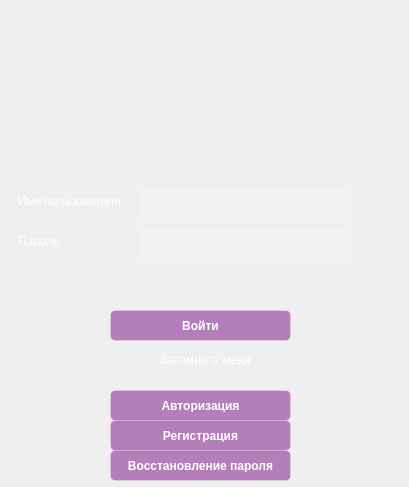
<?xml version="1.0" encoding="UTF-8"?>
<ui version="4.0">
 <class>Dialog</class>
 <widget class="QDialog" name="Dialog">
  <property name="geometry">
   <rect>
    <x>0</x>
    <y>0</y>
    <width>409</width>
    <height>487</height>
   </rect>
  </property>
  <property name="windowTitle">
   <string>Авторизация</string>
  </property>
  <property name="styleSheet">
   <string notr="true">QWidget {
    background-color: qlineargradient(
        spread:pad, 
        x1:1, y1:1, x2:0, y2:0, 
        stop:0 rgba(81, 0, 135, 255), 
        stop:0.427447 rgba(41, 61, 132, 235), 
        stop:1 rgba(155, 79, 165, 255)
    );
    font-family: 'Consolas';
    color: white;
}
QCheckBox {
	background: transparent;
}
QLabel {
    font-size: 12px;
    color: white;
    padding: 5px;
	background: transparent;
}
QLineEdit {
    background-color: rgba(255, 255, 255, 0.1);
    border: 1px solid rgba(255, 255, 255, 0.3);
    border-radius: 5px;
    padding: 8px;
    color: white;
    font-size: 14px;
    selection-background-color: rgba(155, 79, 165, 150);
}
QLineEdit:focus {
    border: 1px solid rgba(155, 79, 165, 200);
    background-color: rgba(255, 255, 255, 0.15);
}

QLineEdit::placeholder {
    color: rgba(255, 255, 255, 0.5);
}

QPushButton {
    background-color: rgba(155, 79, 165, 180);
    border: 1px solid rgba(255, 255, 255, 0.2);
    border-radius: 5px;
    padding: 8px 16px;
    color: white;
    font-weight: bold;
}
QPushButton:hover {
    background-color: rgba(155, 79, 165, 220);
}

QPushButton:pressed {
    background-color: rgba(81, 0, 135, 200);
}

QPushButton:disabled {
    background-color: rgba(155, 79, 165, 80);
    color: rgba(255, 255, 255, 0.5);
}
QStackedWidget {
	background: transparent;
	border: none;
}</string>
  </property>
  <widget class="QStackedWidget" name="stackedWidget">
   <property name="geometry">
    <rect>
     <x>0</x>
     <y>50</y>
     <width>401</width>
     <height>331</height>
    </rect>
   </property>
   <property name="currentIndex">
    <number>0</number>
   </property>
   <widget class="QWidget" name="page">
    <widget class="QLineEdit" name="authUsernameLine">
     <property name="geometry">
      <rect>
       <x>140</x>
       <y>140</y>
       <width>211</width>
       <height>31</height>
      </rect>
     </property>
    </widget>
    <widget class="QLineEdit" name="authPassLine">
     <property name="geometry">
      <rect>
       <x>140</x>
       <y>180</y>
       <width>211</width>
       <height>31</height>
      </rect>
     </property>
    </widget>
    <widget class="QLabel" name="label">
     <property name="geometry">
      <rect>
       <x>10</x>
       <y>140</y>
       <width>121</width>
       <height>21</height>
      </rect>
     </property>
     <property name="text">
      <string>Имя пользователя</string>
     </property>
    </widget>
    <widget class="QLabel" name="label_3">
     <property name="geometry">
      <rect>
       <x>10</x>
       <y>180</y>
       <width>111</width>
       <height>21</height>
      </rect>
     </property>
     <property name="text">
      <string>Пароль</string>
     </property>
    </widget>
    <widget class="QPushButton" name="authPushButton">
     <property name="geometry">
      <rect>
       <x>110</x>
       <y>260</y>
       <width>181</width>
       <height>31</height>
      </rect>
     </property>
     <property name="text">
      <string>Войти</string>
     </property>
    </widget>
    <widget class="QCheckBox" name="checkBox">
     <property name="geometry">
      <rect>
       <x>140</x>
       <y>300</y>
       <width>151</width>
       <height>20</height>
      </rect>
     </property>
     <property name="text">
      <string>Запомнить меня</string>
     </property>
    </widget>
   </widget>
   <widget class="QWidget" name="page_3">
    <widget class="QLabel" name="label_11">
     <property name="geometry">
      <rect>
       <x>10</x>
       <y>100</y>
       <width>121</width>
       <height>21</height>
      </rect>
     </property>
     <property name="text">
      <string>Имя пользователя</string>
     </property>
    </widget>
    <widget class="QLineEdit" name="recoverUsernameLine">
     <property name="geometry">
      <rect>
       <x>150</x>
       <y>100</y>
       <width>211</width>
       <height>31</height>
      </rect>
     </property>
    </widget>
    <widget class="QLineEdit" name="revocerRegisterCodeLine">
     <property name="geometry">
      <rect>
       <x>150</x>
       <y>140</y>
       <width>211</width>
       <height>31</height>
      </rect>
     </property>
    </widget>
    <widget class="QLabel" name="label_12">
     <property name="geometry">
      <rect>
       <x>10</x>
       <y>140</y>
       <width>121</width>
       <height>21</height>
      </rect>
     </property>
     <property name="text">
      <string>Код регистрации</string>
     </property>
    </widget>
    <widget class="QPushButton" name="recoverPushButton">
     <property name="geometry">
      <rect>
       <x>110</x>
       <y>290</y>
       <width>181</width>
       <height>31</height>
      </rect>
     </property>
     <property name="text">
      <string>Восстановить</string>
     </property>
    </widget>
    <widget class="QLabel" name="label_13">
     <property name="geometry">
      <rect>
       <x>10</x>
       <y>180</y>
       <width>121</width>
       <height>21</height>
      </rect>
     </property>
     <property name="text">
      <string>Пароль</string>
     </property>
    </widget>
    <widget class="QLineEdit" name="recoverPassLine">
     <property name="geometry">
      <rect>
       <x>150</x>
       <y>180</y>
       <width>211</width>
       <height>31</height>
      </rect>
     </property>
    </widget>
    <widget class="QLineEdit" name="recoverRepeatPassLine">
     <property name="geometry">
      <rect>
       <x>150</x>
       <y>220</y>
       <width>211</width>
       <height>31</height>
      </rect>
     </property>
    </widget>
    <widget class="QLabel" name="label_14">
     <property name="geometry">
      <rect>
       <x>10</x>
       <y>220</y>
       <width>121</width>
       <height>21</height>
      </rect>
     </property>
     <property name="text">
      <string>Повторить пароль</string>
     </property>
    </widget>
   </widget>
   <widget class="QWidget" name="page_2">
    <widget class="QLineEdit" name="regUsernamLine">
     <property name="geometry">
      <rect>
       <x>150</x>
       <y>20</y>
       <width>211</width>
       <height>31</height>
      </rect>
     </property>
    </widget>
    <widget class="QLabel" name="label_4">
     <property name="geometry">
      <rect>
       <x>10</x>
       <y>20</y>
       <width>121</width>
       <height>21</height>
      </rect>
     </property>
     <property name="text">
      <string>Имя пользователя</string>
     </property>
    </widget>
    <widget class="QLineEdit" name="regPassLine">
     <property name="geometry">
      <rect>
       <x>150</x>
       <y>60</y>
       <width>211</width>
       <height>31</height>
      </rect>
     </property>
    </widget>
    <widget class="QLabel" name="label_5">
     <property name="geometry">
      <rect>
       <x>10</x>
       <y>60</y>
       <width>121</width>
       <height>21</height>
      </rect>
     </property>
     <property name="text">
      <string>Пароль</string>
     </property>
    </widget>
    <widget class="QLineEdit" name="nameLine">
     <property name="geometry">
      <rect>
       <x>150</x>
       <y>140</y>
       <width>211</width>
       <height>31</height>
      </rect>
     </property>
    </widget>
    <widget class="QLabel" name="label_6">
     <property name="geometry">
      <rect>
       <x>10</x>
       <y>140</y>
       <width>121</width>
       <height>21</height>
      </rect>
     </property>
     <property name="text">
      <string>Имя</string>
     </property>
    </widget>
    <widget class="QLineEdit" name="familiaLine">
     <property name="geometry">
      <rect>
       <x>150</x>
       <y>180</y>
       <width>211</width>
       <height>31</height>
      </rect>
     </property>
    </widget>
    <widget class="QLabel" name="label_7">
     <property name="geometry">
      <rect>
       <x>10</x>
       <y>180</y>
       <width>121</width>
       <height>21</height>
      </rect>
     </property>
     <property name="text">
      <string>Фамилия</string>
     </property>
    </widget>
    <widget class="QLineEdit" name="otchestvoLine">
     <property name="geometry">
      <rect>
       <x>150</x>
       <y>220</y>
       <width>211</width>
       <height>31</height>
      </rect>
     </property>
    </widget>
    <widget class="QLabel" name="label_8">
     <property name="geometry">
      <rect>
       <x>10</x>
       <y>220</y>
       <width>121</width>
       <height>21</height>
      </rect>
     </property>
     <property name="text">
      <string>Отчество</string>
     </property>
    </widget>
    <widget class="QLineEdit" name="regCodeLine">
     <property name="geometry">
      <rect>
       <x>150</x>
       <y>260</y>
       <width>211</width>
       <height>31</height>
      </rect>
     </property>
    </widget>
    <widget class="QLabel" name="label_9">
     <property name="geometry">
      <rect>
       <x>10</x>
       <y>260</y>
       <width>121</width>
       <height>21</height>
      </rect>
     </property>
     <property name="text">
      <string>Код регистрации</string>
     </property>
    </widget>
    <widget class="QLineEdit" name="regRepeatPassLine">
     <property name="geometry">
      <rect>
       <x>150</x>
       <y>100</y>
       <width>211</width>
       <height>31</height>
      </rect>
     </property>
    </widget>
    <widget class="QLabel" name="label_10">
     <property name="geometry">
      <rect>
       <x>10</x>
       <y>100</y>
       <width>121</width>
       <height>21</height>
      </rect>
     </property>
     <property name="text">
      <string>Повторите пароль</string>
     </property>
    </widget>
    <widget class="QPushButton" name="registerButton">
     <property name="geometry">
      <rect>
       <x>110</x>
       <y>300</y>
       <width>181</width>
       <height>31</height>
      </rect>
     </property>
     <property name="text">
      <string>Зарегистрироваться</string>
     </property>
    </widget>
   </widget>
  </widget>
  <widget class="QLabel" name="mainInfoLabel">
   <property name="geometry">
    <rect>
     <x>140</x>
     <y>10</y>
     <width>201</width>
     <height>31</height>
    </rect>
   </property>
   <property name="styleSheet">
    <string notr="true">QLabel {
    font-size: 16px;
    font-weight: bold;
    color: rgba(255, 255, 255, 0.9);
}</string>
   </property>
   <property name="text">
    <string/>
   </property>
  </widget>
  <widget class="QPushButton" name="authPagePushButton">
   <property name="geometry">
    <rect>
     <x>110</x>
     <y>390</y>
     <width>181</width>
     <height>31</height>
    </rect>
   </property>
   <property name="text">
    <string>Авторизация</string>
   </property>
  </widget>
  <widget class="QPushButton" name="regPagePushButton">
   <property name="geometry">
    <rect>
     <x>110</x>
     <y>420</y>
     <width>181</width>
     <height>31</height>
    </rect>
   </property>
   <property name="text">
    <string>Регистрация</string>
   </property>
  </widget>
  <widget class="QPushButton" name="recoverPagePushButton">
   <property name="geometry">
    <rect>
     <x>110</x>
     <y>450</y>
     <width>181</width>
     <height>31</height>
    </rect>
   </property>
   <property name="text">
    <string>Восстановление пароля</string>
   </property>
  </widget>
 </widget>
 <resources/>
 <connections/>
</ui>
